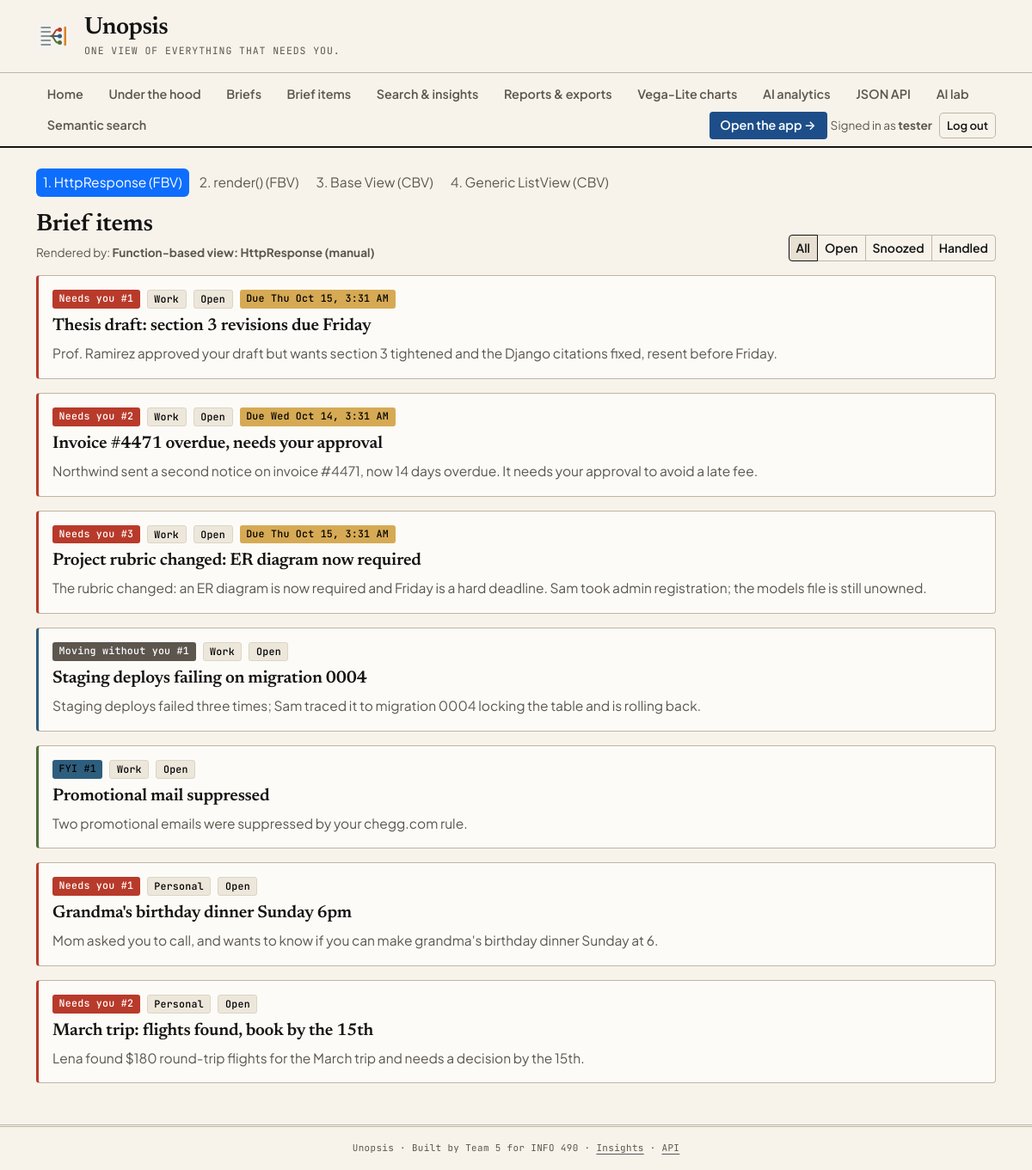
The app's page /items/manual/ (signed in) with its own data.
### unopsis/models.py (models this page shows, shortened)
class BriefItem(models.Model):
    class Lane(models.TextChoices):
        NEEDS_YOU = "needs_you", "Needs you"
        MOVING = "moving", "Moving without you"
        FYI = "fyi", "FYI"
    class State(models.TextChoices):
        OPEN = "open", "Open"
        HANDLED = "handled", "Handled"
        SNOOZED = "snoozed", "Snoozed"
        DISMISSED = "dismissed", "Dismissed"
    brief = models.ForeignKey(Brief, on_delete=models.CASCADE, related_name="items")
    title = models.CharField(max_length=200, help_text="The subject this item is about.")
    messages = models.ManyToManyField(
        Message, related_name="brief_items", blank=True,
        help_text="The receipts: every message this item's summary rests on.",
    )
    primary_message = models.ForeignKey(
        Message,
        on_delete=models.SET_NULL,
        null=True, blank=True, related_name="lead_for_items",
    )
    lane = models.CharField(max_length=16, choices=Lane.choices)
    rank = models.PositiveIntegerField()
    summary = models.TextField()
    why = models.TextField(blank=True, help_text="Why this surfaced -- shown on demand.")
    deadline_at = models.DateTimeField(null=True, blank=True)
    state = models.CharField(max_length=16, choices=State.choices, default=State.OPEN)
    handled_at = models.DateTimeField(null=True, blank=True)
    snoozed_until = models.DateTimeField(null=True, blank=True)
    actions = models.JSONField(
        default=list, blank=True,
        help_text=(
            'Offered actions, e.g. '
            '[{"kind":"reply","label":"Reply to Prof. Ramirez","primary":true}].'
        ),
    )
    draft_body = models.TextField(blank=True, help_text="A reply composed but not yet sent.")
    draft_sent_at = models.DateTimeField(null=True, blank=True)
    open_count = models.PositiveIntegerField(default=0)
    feedback = models.SmallIntegerField(
        default=0, help_text="-1 thumbs down, 0 none, +1 thumbs up."
    )
    class Meta:
        ordering = ["lane", "rank"]
        constraints = [
            models.UniqueConstraint(fields=["brief", "lane", "rank"], name="uniq_slot_per_brief"),
            models.UniqueConstraint(fields=["brief", "title"], name="uniq_title_per_brief"),
        ]
    def get_absolute_url(self):
        return reverse("item-detail", args=[self.pk])

class Brief(models.Model):
    class Trigger(models.TextChoices):
        SCHEDULED = "scheduled", "Scheduled"
        ON_DEMAND = "on_demand", "On demand"
    class Status(models.TextChoices):
        BUILDING = "building", "Building"
        READY = "ready", "Ready"
        FAILED = "failed", "Failed"
    space = models.ForeignKey(Space, on_delete=models.CASCADE, related_name="briefs")
    window_start = models.DateTimeField()
    window_end = models.DateTimeField()
    trigger = models.CharField(max_length=16, choices=Trigger.choices)
    status = models.CharField(max_length=16, choices=Status.choices, default=Status.BUILDING)
    headline = models.CharField(
        max_length=200, blank=True,
        help_text='The one line at the top, e.g. "Three things need you before noon."',
    )
    message_count = models.PositiveIntegerField(default=0)
    topic_count = models.PositiveIntegerField(default=0)
    read_seconds = models.PositiveIntegerField(default=0, help_text="Estimated time to read.")
    steps = models.JSONField(
        default=list, blank=True,
        help_text=(
            'Generation progress for the waiting screen, e.g. '
            '[{"label":"Reading 212 messages","status":"done","ms":3100}].'
        ),
    )
    model_version = models.CharField(max_length=80, blank=True)
    generated_at = models.DateTimeField(null=True, blank=True)
    class Meta:
        ordering = ["-window_end"]
        constraints = [
            models.UniqueConstraint(
                fields=["space", "window_start", "window_end"],
                condition=Q(trigger="scheduled"),
                name="uniq_scheduled_brief_per_window",
            )
        ]

class Space(models.Model):
    class Kind(models.TextChoices):
        WORK = "work", "Work"
        PERSONAL = "personal", "Personal"
    user = models.ForeignKey(
        settings.AUTH_USER_MODEL, on_delete=models.CASCADE, related_name="spaces"
    )
    kind = models.CharField(max_length=16, choices=Kind.choices)
    detail_level = models.IntegerField(
        default=3, help_text="1 = a single line per item, 5 = a full recap."
    )
    quiet_start = models.TimeField(null=True, blank=True)
    quiet_end = models.TimeField(null=True, blank=True)
    deliver_in_app = models.BooleanField(default=True)
    deliver_email = models.BooleanField(default=True)
    deliver_chat_dm = models.BooleanField(default=False)
    digest_times = models.JSONField(
        default=list, blank=True,
        help_text='When to build, e.g. ["08:00", "16:30"]. Weekday-only by convention.',
    )
    rules = models.JSONField(
        default=list, blank=True,
        help_text=(
            'Always/never surface instructions, e.g. '
            '[{"mode":"always","target":"person","value":"Prof. Ramirez"}].'
        ),
    )
    created_at = models.DateTimeField(auto_now_add=True)
    class Meta:
        ordering = ["user", "kind"]
        constraints = [
            models.UniqueConstraint(fields=["user", "kind"], name="uniq_space_per_user_kind")
        ]

### unopsis/views.py (the view)
# urls.py: path("items/manual/", views.item_list_manual, name="item-list-manual"),
@login_required
def item_list_manual(request):
    template = loader.get_template(LIST_TEMPLATE)
    context = list_context(request, "Function-based view: HttpResponse (manual)")
    output = template.render(context, request)
    return HttpResponse(output)

### unopsis/views.py (called while the page is built)
def owned_items(user):
    if not user.is_authenticated:
        return _no_one(BriefItem)
    return BriefItem.objects.filter(brief__space__user=user)

def filtered_items(request):
    items = (
        owned_items(request.user)
        .select_related("brief__space")
        .annotate(lane_priority=LANE_PRIORITY)
        .order_by("-brief__space__kind", "lane_priority", "rank")
    )
    state = request.GET.get("state")
    lane = request.GET.get("lane")
    if state:
        items = items.filter(state=state)
    if lane:
        items = items.filter(lane=lane)
    return items

def active_filters(request):
    filters = {}
    for name in ("state", "lane"):
        if request.GET.get(name):
            filters[name] = request.GET[name]
    return filters

def list_context(request, view_label):
    return {
        "items": filtered_items(request),
        "filters": active_filters(request),
        "view_label": view_label,
    }

### templates/unopsis/briefitem_list.html (shortened to what this page needs)
{% extends "base.html" %}
{% block content %}
  <ul class="nav nav-pills nav-sm flex-wrap gap-1 mb-3">
    {% with current=request.resolver_match.url_name %}
    <li class="nav-item">
      <a class="nav-link py-1 px-2 small {% if current == 'item-list-manual' %}active{% endif %}"
         href="{% url 'item-list-manual' %}">1. HttpResponse (FBV)</a></li>
    <li class="nav-item">
      <a class="nav-link py-1 px-2 small {% if current == 'item-list-render' %}active{% endif %}"
         href="{% url 'item-list-render' %}">2. render() (FBV)</a></li>
    <li class="nav-item">
      <a class="nav-link py-1 px-2 small {% if current == 'item-list-cbv-base' %}active{% endif %}"
         href="{% url 'item-list-cbv-base' %}">3. Base View (CBV)</a></li>
    <li class="nav-item">
      <a class="nav-link py-1 px-2 small {% if current == 'item-list-cbv-generic' %}active{% endif %}"
         href="{% url 'item-list-cbv-generic' %}">4. Generic ListView (CBV)</a></li>
    {% endwith %}
  </ul>
  <div class="d-flex flex-wrap justify-content-between align-items-end mb-3 gap-2">
    <div>
      <h2 class="h3 mb-1">Brief items</h2>
      <p class="text-muted small mb-0">Rendered by: <strong>{{ view_label }}</strong></p>
    </div>
    <div class="btn-group btn-group-sm" role="group" aria-label="Filter by state">
      <a class="btn btn-outline-secondary {% if not filters %}active{% endif %}" href="?">All</a>
      <a class="btn btn-outline-secondary {% if filters.state == 'open' %}active{% endif %}" href="?state=open">Open</a>
      <a class="btn btn-outline-secondary {% if filters.state == 'snoozed' %}active{% endif %}" href="?state=snoozed">Snoozed</a>
      <a class="btn btn-outline-secondary {% if filters.state == 'handled' %}active{% endif %}" href="?state=handled">Handled</a>
    </div>
  </div>
  {% for item in items %}
    <div class="card item-card lane-{{ item.lane }} shadow-sm mb-3">
      <div class="card-body">
        <div class="d-flex flex-wrap gap-2 mb-2">
          <span class="badge {% if item.lane == 'needs_you' %}text-bg-danger{% elif item.lane == 'moving' %}text-bg-secondary{% else %}text-bg-info{% endif %}">
            {{ item.get_lane_display }} #{{ item.rank }}
          </span>
          <span class="badge text-bg-light border">{{ item.brief.space.get_kind_display }}</span>
          <span class="badge text-bg-light border">{{ item.get_state_display }}</span>
          {% if item.deadline_at %}
            <span class="badge text-bg-warning">Due {{ item.deadline_at|date:"D M j, g:i A" }}</span>
          {% endif %}
        </div>
        <h3 class="h5 card-title">
          <a class="text-decoration-none" href="{{ item.get_absolute_url }}">{{ item.title }}</a>
        </h3>
        <p class="card-text text-muted mb-0">{{ item.summary|truncatewords:32 }}</p>
      </div>
    </div>
  {% endfor %}
{% endblock %}

### templates/base.html (shortened to what this page needs)
{% load static %}
<!DOCTYPE html>
<html lang="en">
<head>
  <link rel="stylesheet" href="https://cdn.jsdelivr.net/npm/bootstrap@5.3.2/dist/css/bootstrap.min.css">
  <link rel="stylesheet" href="{% static 'css/unopsis.css' %}">
</head>
<body class="{% block body_class %}{% endblock %}">
{% block body %}
  <header class="site-header py-3">
    <div class="container d-flex align-items-center gap-3">
      <img class="site-logo" src="{% static 'img/unopsis-logo.svg' %}"
           alt="Unopsis logo: many inbound message lines collapsing into three ranked items">
      <div>
        <h1 class="h4 mb-0 brand-mark">
          <a class="text-reset text-decoration-none" href="{% url 'home' %}">Unopsis</a>
        </h1>
        <p class="mb-0 small site-tagline">One view of everything that needs you.</p>
      </div>
    </div>
  </header>
  <nav class="site-nav mb-4" aria-label="Main">
    <div class="container">
      {% with current=request.resolver_match.url_name %}
      <ul class="nav flex-wrap gap-1 py-2 align-items-center">
        <li class="nav-item">
          <a class="nav-link {% if current == 'home' or current == 'app-landing' %}active{% endif %}"
             href="{% url 'home' %}">Home</a>
        </li>
        {% if user.is_authenticated %}
        <li class="nav-item">
          <a class="nav-link {% if current == 'under-the-hood' %}active{% endif %}"
             href="{% url 'under-the-hood' %}">Under the hood</a>
        </li>
        <li class="nav-item">
          <a class="nav-link {% if current == 'brief-list' or current == 'brief-detail' %}active{% endif %}"
             href="{% url 'brief-list' %}">Briefs</a>
        </li>
        <li class="nav-item">
          <a class="nav-link {% if current == 'item-list-cbv-generic' or current == 'item-detail' %}active{% endif %}"
             href="{% url 'item-list-cbv-generic' %}">Brief items</a>
        </li>
        <li class="nav-item">
          <a class="nav-link {% if current == 'insights' %}active{% endif %}"
             href="{% url 'insights' %}">Search &amp; insights</a>
        </li>
        <li class="nav-item">
          <a class="nav-link {% if current == 'reports' or current|slice:':7' == 'export-' %}active{% endif %}"
             href="{% url 'reports' %}">Reports &amp; exports</a>
        </li>
        <li class="nav-item">
          <a class="nav-link {% if current|slice:':10' == 'vega-chart' %}active{% endif %}"
             href="{% url 'vega-chart-page' 'chart1' %}">Vega-Lite charts</a>
        </li>
        <li class="nav-item">
          <a class="nav-link {% if current == 'analytics-dashboard' %}active{% endif %}"
             href="{% url 'analytics-dashboard' %}">AI analytics</a>
        </li>
        <li class="nav-item">
          <a class="nav-link {% if current|slice:':4' == 'api-' %}active{% endif %}"
             href="{% url 'api-items' %}">JSON API</a>
        </li>
        <li class="nav-item">
          <a class="nav-link {% if current|slice:':3' == 'ai-' and current != 'ai-search' %}active{% endif %}"
             href="{% url 'ai-lab' %}">AI lab</a>
        </li>
        <li class="nav-item">
          <a class="nav-link {% if current == 'ai-search' %}active{% endif %}"
             href="{% url 'ai-search' %}">Semantic search</a>
        </li>
        {% endif %}
        {% if user.is_authenticated %}
        <li class="nav-item ms-auto">
          <a class="nav-link nav-link--app" href="{% url 'app-work-brief' %}">Open the app &rarr;</a>
        </li>
        {% endif %}
        <li class="nav-item d-flex align-items-center gap-2{% if not user.is_authenticated %} ms-auto{% endif %}">
          {% if user.is_authenticated %}
            <span class="small text-muted">
              Signed in as <strong>{{ user.get_username }}</strong>
            </span>
            <form method="post" action="{% url 'logout' %}" class="m-0">
              <button class="btn btn-sm btn-outline-secondary" type="submit">Log out</button>
            </form>
          {% else %}
            <a class="nav-link {% if current == 'login' %}active{% endif %}"
               href="{% url 'login' %}">Log in</a>
            <a class="btn btn-sm btn-primary {% if current == 'signup' %}active{% endif %}"
               href="{% url 'signup' %}">Sign up</a>
          {% endif %}
        </li>
      </ul>
      {% endwith %}
    </div>
  </nav>
  <main class="container mb-5">
    {% block content %}{% endblock %}
  </main>
  <footer class="site-footer py-3">
    <div class="container small text-center">
      Unopsis &middot; Built by Team 5 for INFO 490
      {% if user.is_authenticated %}
        &middot;
        <a class="link-secondary" href="{% url 'insights' %}">Insights</a> &middot;
        <a class="link-secondary" href="{% url 'api-items' %}">API</a>
      {% else %}
        &middot;
        <a class="link-secondary" href="{% url 'api-items-by-lane' %}">Public API</a>
      {% endif %}
    </div>
  </footer>
{% endblock %}
</body>
</html>

### records on screen
BriefItem: lane "Needs you", rank "1", brief.space.kind "Work", state "Open", deadline_at "Thu Oct 15, 3:31 AM", title "Thesis draft: section 3 revisions due Friday", summary "Prof. Ramirez approved your draft but wants section 3 tightened and the Django citations fixed, resent before Friday."
BriefItem: lane "Needs you", rank "2", brief.space.kind "Work", state "Open", deadline_at "Wed Oct 14, 3:31 AM", title "Invoice #4471 overdue, needs your approval", summary "Northwind sent a second notice on invoice #4471, now 14 days overdue. It needs your approval to avoid a late fee."
BriefItem: lane "Needs you", rank "3", brief.space.kind "Work", state "Open", deadline_at "Thu Oct 15, 3:31 AM", title "Project rubric changed: ER diagram now required", summary "The rubric changed: an ER diagram is now required and Friday is a hard deadline. Sam took admin registration; the models file is still unowned."
BriefItem: lane "Moving without you", rank "1", brief.space.kind "Work", state "Open", title "Staging deploys failing on migration 0004", summary "Staging deploys failed three times; Sam traced it to migration 0004 locking the table and is rolling back."
BriefItem: lane "FYI", rank "1", brief.space.kind "Work", state "Open", title "Promotional mail suppressed", summary "Two promotional emails were suppressed by your chegg.com rule."
BriefItem: lane "Needs you", rank "1", brief.space.kind "Personal", state "Open", title "Grandma's birthday dinner Sunday 6pm", summary "Mom asked you to call, and wants to know if you can make grandma's birthday dinner Sunday at 6."
BriefItem: lane "Needs you", rank "2", brief.space.kind "Personal", state "Open", title "March trip: flights found, book by the 15th", summary "Lena found $180 round-trip flights for the March trip and needs a decision by the 15th."

### other values on screen
{{ user.get_username }} "tester"
{{ view_label }} "Function-based view: HttpResponse (manual)"
